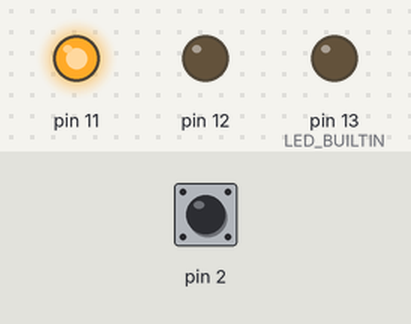
Recording of a sketch running on a simulated Arduino Uno, built with avr-gcc and run on an emulated ATmega328P. Shown: output pins drawn as LEDs (lit = HIGH). Inputs (shaded band) come from the test bench; at power-on: pin 2 HIGH. What the sketch prints to the serial monitor is not drawn.

Above: at 0.1 s.
Timing chart, 0 to 1.6 s (numbered marks = the images above):
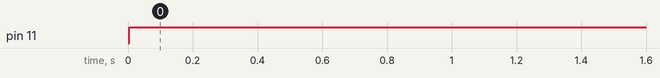

The sketch:

capsense.ino
```cpp
#include <CapacitiveSensor.h>

/*
   CapitiveSense Library Demo Sketch
   Paul Badger 2008
   Uses a high value resistor e.g. 10M between send pin and receive pin
   Resistor effects sensitivity, experiment with values, 50K - 50M. Larger resistor values yield larger sensor values.
   Receive pin is the sensor pin - try different amounts of foil/metal on this pin
*/


CapacitiveSensor   cs_4_2 = CapacitiveSensor(4, 2);       // 10M resistor between pins 4 & 2, pin 2 is sensor pin, add a wire and or foil if desired
CapacitiveSensor   cs_4_6 = CapacitiveSensor(4, 6);       // 10M resistor between pins 4 & 6, pin 6 is sensor pin, add a wire and or foil
CapacitiveSensor   cs_4_8 = CapacitiveSensor(4, 8);       // 10M resistor between pins 4 & 8, pin 8 is sensor pin, add a wire and or foil

void setup()
{

  pinMode(LED_BUILTIN, OUTPUT);
  pinMode(12, OUTPUT);
  pinMode(11, OUTPUT);

  cs_4_2.set_CS_AutocaL_Millis(0xFFFFFFFF);     // turn off autocalibrate on channel 1 - just as an example
  Serial.begin(9600);
}

void loop()
{

  long start = millis();
  long output =  cs_4_2.capacitiveSensor(30);

  Serial.println(output);                  // print sensor output 1

  if (output > 240000) {
    digitalWrite(LED_BUILTIN, HIGH);
    digitalWrite(12, LOW);
    digitalWrite(11, LOW);
  } else if (output > 10000) {
    digitalWrite(LED_BUILTIN, LOW);
    digitalWrite(12, HIGH);
    digitalWrite(11, LOW);
  } else {
    digitalWrite(LED_BUILTIN, LOW);
    digitalWrite(12, LOW);
    digitalWrite(11, HIGH);
  }


}
```

Measured:
- by itself, pin 11: LOW → HIGH at 0.00 s
